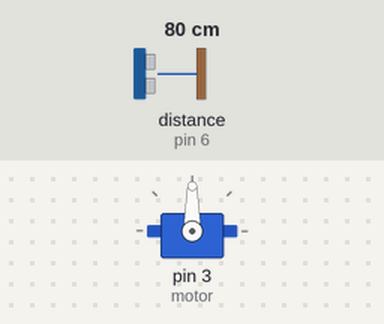
The sketch below on a simulated Arduino Uno, built with avr-gcc and run on an emulated ATmega328P. Parts: servo. Wiring (inferred from the names in the program): ultrasonic range finder: trigger pin 7; echo pin 6. Inputs (shaded band) come from the test bench; at power-on: distance to the obstacle (sensor on pin 6) 80 cm. The echo pulse lasts 58.3 µs per cm.

Above: at 3.8 s.
3.9 s: distance to the obstacle (sensor on pin 6) set to 12 cm
10.2 s: distance to the obstacle (sensor on pin 6) set to 9 cm
At 15.5 s:
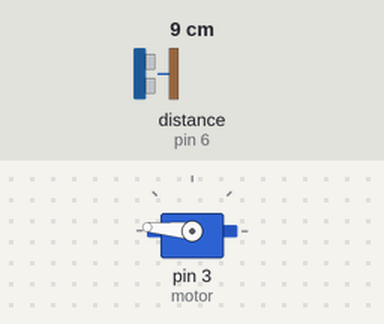
16.5 s: distance to the obstacle (sensor on pin 6) set to 18 cm
20.4 s: distance to the obstacle (sensor on pin 6) set to 2 cm
At 28.3 s:
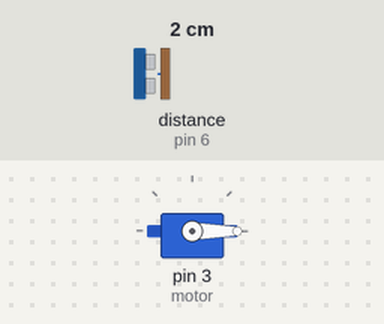
Timing chart, 0 to 29.1 s (numbered marks = the images above; inputs shaded):
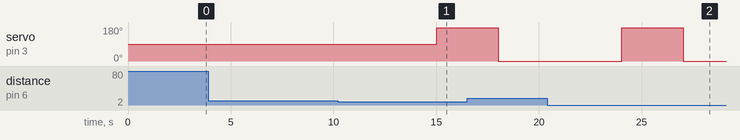

Measured:
- the behaviour switches between 11 and 10 cm on distance to the obstacle (sensor on pin 6) (found by bisection; images 0 and 1)
- after the input at 3.9 s, every drawn part: stays the same
- after the input at 10.2 s, servo on pin 3 (motor): 90° → 175° after 4.8 s
- after the input at 20.4 s, servo on pin 3 (motor): 0° → 175° after 3.6 s, → 0° 3.0 s later

The sketch:

smart_dustbin.ino
```cpp
#include <Servo.h>

Servo motor;
#define echo 6
#define trig 7

void setup()
{
 pinMode(trig,OUTPUT);
 pinMode(echo,INPUT);
 motor.attach(3);
}

void loop()
{
 digitalWrite(trig,LOW);
 delayMicroseconds(2);
 digitalWrite(trig,HIGH);
 delayMicroseconds(2);
 digitalWrite(trig,LOW);

 float time = pulseIn(echo,HIGH);
 float cm = time/58.2;
 delay(3000);

 if (cm <10 ){
   motor.write(175);
   delay(3000);
   motor.write(0);
  }
}
```
